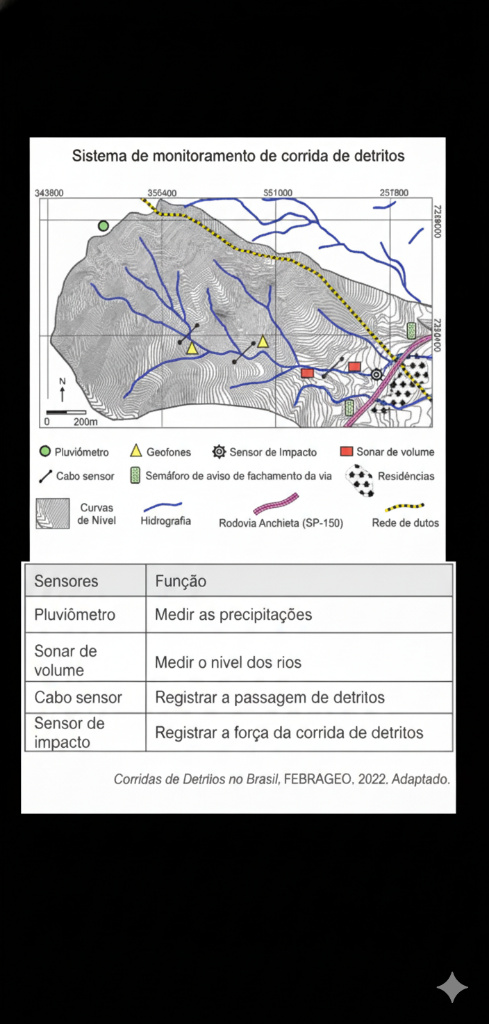
#> input picture not used/imgpreta.jpg, 489 x 1024 px
$ python bbbbb.py
#> lines starting #> are read from the running program, lines starting #| are printed output that depends on the picture; after the words box and inside, x2 and y2 are one past the last pixel; in counts of white or black regions, pixels touching at a corner belong together
import cv2
import numpy as np

# --- Configurações ---
nome_arquivo_entrada = 'imgpreta.jpg' # Substitua pelo nome do seu arquivo
nome_arquivo_saida = 'conteudo_recortado.png'    # Nome do arquivo de saída
limiar_preto = 10 # Sensibilidade. Valores menores pegam tons mais escuros como 'conteúdo'
# --------------------

def recortar_conteudo_com_crop(caminho_entrada, caminho_saida):
    # 1. Carregar a imagem
#> called with caminho_entrada = 'imgpreta.jpg', caminho_saida = 'conteudo_recortado.png'
    try:
        imagem = cv2.imread(caminho_entrada)
#> imagem is the input picture: shape (1024, 489, 3); mean B, G, R 128.9, 128.6, 128.6
        if imagem is None:
            print(f"Erro: Não foi possível carregar a imagem em '{caminho_entrada}'")
            return
    except Exception as e:
        print(f"Erro ao abrir a imagem: {e}")
        return

    # 2. Converter para escala de cinza para facilitar o processamento
    cinza = cv2.cvtColor(imagem, cv2.COLOR_BGR2GRAY)

    # 3. Aplicar limiar (threshold) para separar o conteúdo do fundo
    # Qualquer pixel mais claro que limiar_preto vira branco (255), o resto vira preto (0)
    _, binarizada = cv2.threshold(cinza, limiar_preto, 255, cv2.THRESH_BINARY)
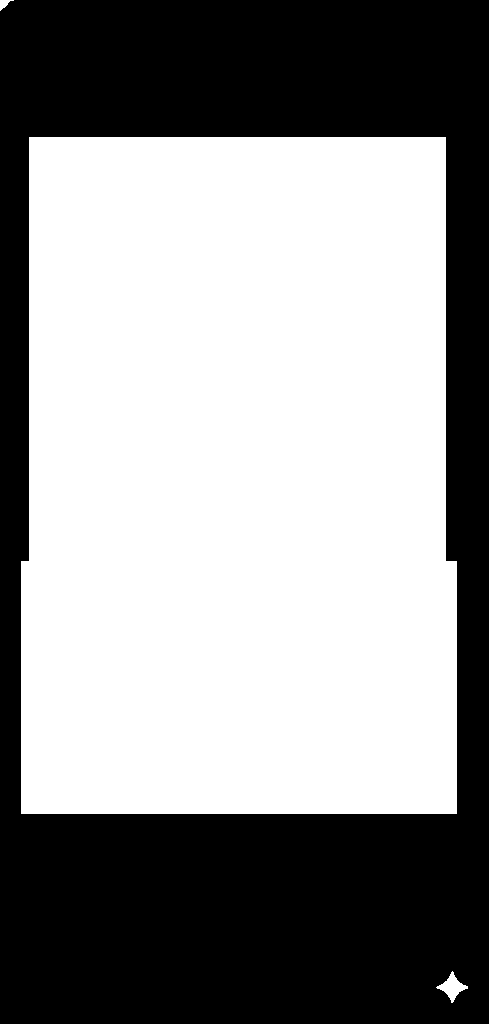
#> binarizada: shape (1024, 489); 57.4% white; 1 black region

    # Opcional: Operações morfológicas para juntar partes desconexas
    # kernel = np.ones((5,5), np.uint8)
    # binarizada = cv2.dilate(binarizada, kernel, iterations=1)

    # 4. Encontrar contornos
    contornos, _ = cv2.findContours(binarizada, cv2.RETR_EXTERNAL, cv2.CHAIN_APPROX_SIMPLE)
#> contornos = 3 contours; box (x1, y1, x2, y2) and area: (21, 137, 457, 814) 286005, (436, 971, 468, 1003) 353, (0, 0, 14, 11) 54

    if not contornos:
        print("Nenhum conteúdo significativo encontrado.")
        return

    # 5. Encontrar o contorno com a maior área
    contorno_principal = max(contornos, key=cv2.contourArea)
#> contorno_principal = contour of 10 points, box (x1, y1, x2, y2) (21, 137, 457, 814), area 286005

    # 6. Obter o retângulo delimitador (Bounding Box) do contorno principal
    x, y, w, h = cv2.boundingRect(contorno_principal)
#> x = 21; y = 137; w = 436; h = 677

    # Adicionar uma pequena margem para não cortar no limite exato (opcional, mas recomendado)
    margem = 5
    y_min = max(0, y - margem)
#> y_min = 132
    y_max = min(imagem.shape[0], y + h + margem)
#> y_max = 819
    x_min = max(0, x - margem)
#> x_min = 16
    x_max = min(imagem.shape[1], x + w + margem)
#> x_max = 462

    # 7. Realizar o crop na imagem original
    imagem_recortada = imagem[y_min:y_max, x_min:x_max]
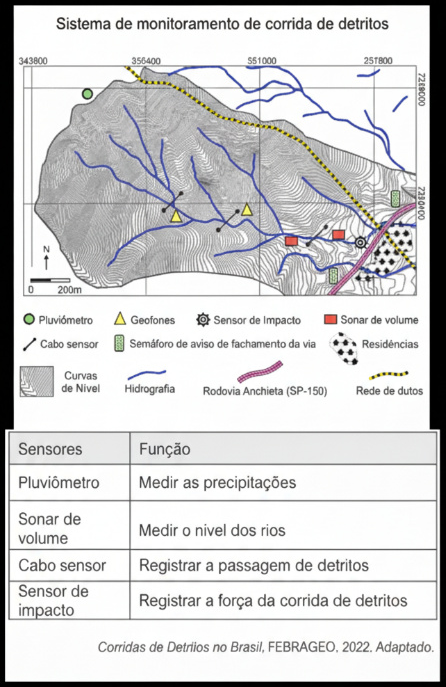
#> imagem_recortada: shape (687, 446, 3); mean B, G, R 210.1, 209.6, 209.6

    # 8. Salvar a imagem recortada
    cv2.imwrite(caminho_saida, imagem_recortada)
    print(f"Imagem recortada salva com sucesso como '{caminho_saida}'")

# --- Execução do Script ---
recortar_conteudo_com_crop(nome_arquivo_entrada, nome_arquivo_saida)
